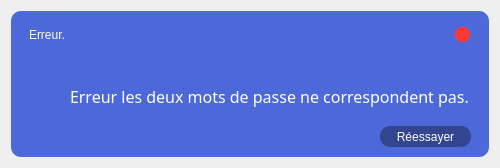
<?xml version="1.0" encoding="UTF-8"?>
<ui version="4.0">
 <class>Dialog</class>
 <widget class="QDialog" name="Dialog">
  <property name="geometry">
   <rect>
    <x>0</x>
    <y>0</y>
    <width>500</width>
    <height>168</height>
   </rect>
  </property>
  <property name="minimumSize">
   <size>
    <width>500</width>
    <height>168</height>
   </size>
  </property>
  <property name="maximumSize">
   <size>
    <width>500</width>
    <height>168</height>
   </size>
  </property>
  <property name="windowTitle">
   <string>Dialog</string>
  </property>
  <layout class="QHBoxLayout" name="horizontalLayout">
   <item>
    <widget class="QFrame" name="frame">
     <property name="styleSheet">
      <string notr="true">*{
	background: rgb(77, 104, 217);
	border-radius: 10px;
}</string>
     </property>
     <property name="frameShape">
      <enum>QFrame::StyledPanel</enum>
     </property>
     <property name="frameShadow">
      <enum>QFrame::Raised</enum>
     </property>
     <layout class="QVBoxLayout" name="verticalLayout">
      <item>
       <widget class="QFrame" name="frame_2">
        <property name="maximumSize">
         <size>
          <width>16777215</width>
          <height>30</height>
         </size>
        </property>
        <property name="frameShape">
         <enum>QFrame::StyledPanel</enum>
        </property>
        <property name="frameShadow">
         <enum>QFrame::Raised</enum>
        </property>
        <layout class="QHBoxLayout" name="horizontalLayout_2">
         <property name="leftMargin">
          <number>0</number>
         </property>
         <property name="topMargin">
          <number>0</number>
         </property>
         <property name="rightMargin">
          <number>0</number>
         </property>
         <property name="bottomMargin">
          <number>0</number>
         </property>
         <item>
          <widget class="QFrame" name="frame_4">
           <property name="frameShape">
            <enum>QFrame::StyledPanel</enum>
           </property>
           <property name="frameShadow">
            <enum>QFrame::Raised</enum>
           </property>
           <layout class="QHBoxLayout" name="horizontalLayout_4">
            <item>
             <widget class="QLabel" name="label">
              <property name="styleSheet">
               <string notr="true">*{
	color: white;
}</string>
              </property>
              <property name="text">
               <string>Erreur.</string>
              </property>
             </widget>
            </item>
           </layout>
          </widget>
         </item>
         <item>
          <widget class="QFrame" name="frame_5">
           <property name="maximumSize">
            <size>
             <width>35</width>
             <height>16777215</height>
            </size>
           </property>
           <property name="frameShape">
            <enum>QFrame::StyledPanel</enum>
           </property>
           <property name="frameShadow">
            <enum>QFrame::Raised</enum>
           </property>
           <layout class="QHBoxLayout" name="horizontalLayout_3">
            <property name="leftMargin">
             <number>6</number>
            </property>
            <property name="topMargin">
             <number>6</number>
            </property>
            <property name="rightMargin">
             <number>6</number>
            </property>
            <property name="bottomMargin">
             <number>6</number>
            </property>
            <item>
             <widget class="QPushButton" name="pushButton">
              <property name="maximumSize">
               <size>
                <width>15</width>
                <height>15</height>
               </size>
              </property>
              <property name="styleSheet">
               <string notr="true">*{
	background: rgb(255, 55, 55);
	border: none;
	border-radius: 7px;
}</string>
              </property>
              <property name="text">
               <string/>
              </property>
             </widget>
            </item>
           </layout>
          </widget>
         </item>
        </layout>
       </widget>
      </item>
      <item>
       <widget class="QFrame" name="frame_3">
        <property name="maximumSize">
         <size>
          <width>500</width>
          <height>16777215</height>
         </size>
        </property>
        <property name="frameShape">
         <enum>QFrame::StyledPanel</enum>
        </property>
        <property name="frameShadow">
         <enum>QFrame::Raised</enum>
        </property>
        <widget class="QLabel" name="label_2">
         <property name="geometry">
          <rect>
           <x>50</x>
           <y>30</y>
           <width>411</width>
           <height>21</height>
          </rect>
         </property>
         <property name="styleSheet">
          <string notr="true">*{
	color: white;
	font-size: 16px;
	font-family: Noto Sans;
}</string>
         </property>
         <property name="text">
          <string>Erreur les deux mots de passe ne correspondent pas.</string>
         </property>
        </widget>
        <widget class="QLabel" name="label_3">
         <property name="geometry">
          <rect>
           <x>10</x>
           <y>20</y>
           <width>36</width>
           <height>36</height>
          </rect>
         </property>
         <property name="minimumSize">
          <size>
           <width>36</width>
           <height>36</height>
          </size>
         </property>
         <property name="maximumSize">
          <size>
           <width>36</width>
           <height>36</height>
          </size>
         </property>
         <property name="text">
          <string/>
         </property>
         <property name="pixmap">
          <pixmap resource="icon.qrc">:/icon/error-solid-36.png</pixmap>
         </property>
        </widget>
        <widget class="QPushButton" name="pushButton_2">
         <property name="geometry">
          <rect>
           <x>360</x>
           <y>70</y>
           <width>91</width>
           <height>21</height>
          </rect>
         </property>
         <property name="styleSheet">
          <string notr="true">*{
	background: rgb(50, 69, 143);
	color: white;
	width: 65px;
	height: 20px;
}</string>
         </property>
         <property name="text">
          <string>Réessayer</string>
         </property>
        </widget>
       </widget>
      </item>
     </layout>
    </widget>
   </item>
  </layout>
 </widget>
 <resources>
  <include location="icon.qrc"/>
 </resources>
 <connections/>
</ui>
